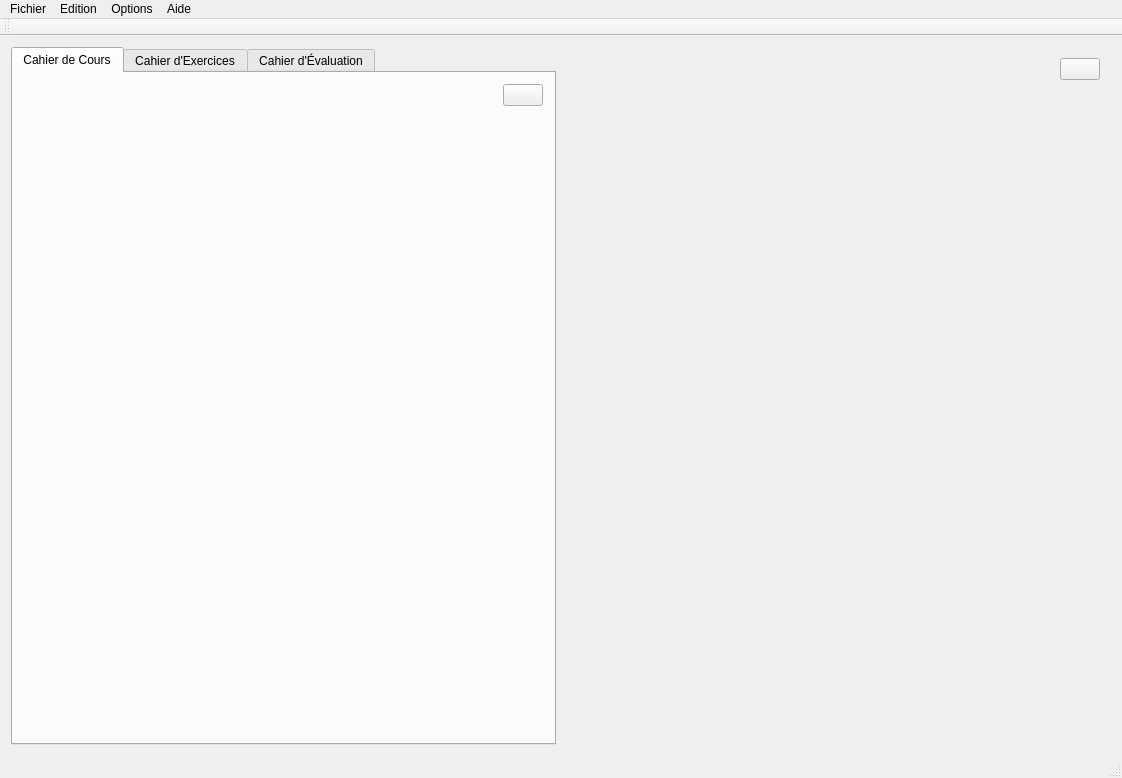
<?xml version="1.0" encoding="UTF-8"?>
<ui version="4.0">
 <class>InterfaceClass</class>
 <widget class="QMainWindow" name="InterfaceClass">
  <property name="geometry">
   <rect>
    <x>0</x>
    <y>0</y>
    <width>1122</width>
    <height>778</height>
   </rect>
  </property>
  <property name="windowTitle">
   <string>InterfaceTut</string>
  </property>
  <widget class="QWidget" name="centralWidget">
   <layout class="QHBoxLayout" name="horizontalLayout">
    <item>
     <layout class="QHBoxLayout" name="horizontalLayout_9">
      <item>
       <widget class="QTabWidget" name="Onglets">
        <property name="minimumSize">
         <size>
          <width>540</width>
          <height>671</height>
         </size>
        </property>
        <property name="tabShape">
         <enum>QTabWidget::Rounded</enum>
        </property>
        <property name="currentIndex">
         <number>0</number>
        </property>
        <widget class="QWidget" name="Cours">
         <attribute name="title">
          <string>Cahier de Cours</string>
         </attribute>
         <layout class="QGridLayout" name="gridLayout_6">
          <item row="0" column="1">
           <spacer name="horizontalSpacer_21">
            <property name="orientation">
             <enum>Qt::Horizontal</enum>
            </property>
            <property name="sizeHint" stdset="0">
             <size>
              <width>40</width>
              <height>20</height>
             </size>
            </property>
           </spacer>
          </item>
          <item row="0" column="3">
           <spacer name="horizontalSpacer_22">
            <property name="orientation">
             <enum>Qt::Horizontal</enum>
            </property>
            <property name="sizeHint" stdset="0">
             <size>
              <width>40</width>
              <height>20</height>
             </size>
            </property>
           </spacer>
          </item>
          <item row="0" column="5">
           <spacer name="horizontalSpacer_23">
            <property name="orientation">
             <enum>Qt::Horizontal</enum>
            </property>
            <property name="sizeHint" stdset="0">
             <size>
              <width>40</width>
              <height>20</height>
             </size>
            </property>
           </spacer>
          </item>
          <item row="0" column="6">
           <spacer name="horizontalSpacer_24">
            <property name="orientation">
             <enum>Qt::Horizontal</enum>
            </property>
            <property name="sizeHint" stdset="0">
             <size>
              <width>40</width>
              <height>20</height>
             </size>
            </property>
           </spacer>
          </item>
          <item row="0" column="2">
           <spacer name="horizontalSpacer_25">
            <property name="orientation">
             <enum>Qt::Horizontal</enum>
            </property>
            <property name="sizeHint" stdset="0">
             <size>
              <width>40</width>
              <height>20</height>
             </size>
            </property>
           </spacer>
          </item>
          <item row="0" column="0">
           <spacer name="horizontalSpacer_26">
            <property name="orientation">
             <enum>Qt::Horizontal</enum>
            </property>
            <property name="sizeHint" stdset="0">
             <size>
              <width>40</width>
              <height>20</height>
             </size>
            </property>
           </spacer>
          </item>
          <item row="0" column="7">
           <spacer name="horizontalSpacer_27">
            <property name="orientation">
             <enum>Qt::Horizontal</enum>
            </property>
            <property name="sizeHint" stdset="0">
             <size>
              <width>40</width>
              <height>20</height>
             </size>
            </property>
           </spacer>
          </item>
          <item row="0" column="9">
           <widget class="QPushButton" name="PleinEcranCours">
            <property name="text">
             <string/>
            </property>
            <property name="icon">
             <iconset>
              <normaloff>Resources/Fullscreen.gif</normaloff>Resources/Fullscreen.gif</iconset>
            </property>
            <property name="iconSize">
             <size>
              <width>32</width>
              <height>32</height>
             </size>
            </property>
           </widget>
          </item>
          <item row="0" column="8">
           <spacer name="horizontalSpacer_28">
            <property name="orientation">
             <enum>Qt::Horizontal</enum>
            </property>
            <property name="sizeHint" stdset="0">
             <size>
              <width>40</width>
              <height>20</height>
             </size>
            </property>
           </spacer>
          </item>
          <item row="0" column="4">
           <spacer name="horizontalSpacer_29">
            <property name="orientation">
             <enum>Qt::Horizontal</enum>
            </property>
            <property name="sizeHint" stdset="0">
             <size>
              <width>40</width>
              <height>20</height>
             </size>
            </property>
           </spacer>
          </item>
          <item row="1" column="7">
           <spacer name="verticalSpacer_5">
            <property name="orientation">
             <enum>Qt::Vertical</enum>
            </property>
            <property name="sizeHint" stdset="0">
             <size>
              <width>20</width>
              <height>40</height>
             </size>
            </property>
           </spacer>
          </item>
         </layout>
        </widget>
        <widget class="QWidget" name="Exo">
         <attribute name="title">
          <string>Cahier d'Exercices</string>
         </attribute>
         <layout class="QGridLayout" name="gridLayout_7">
          <item row="0" column="1">
           <widget class="QPushButton" name="PleinEcranExo">
            <property name="text">
             <string/>
            </property>
            <property name="icon">
             <iconset>
              <normaloff>Resources/Fullscreen.gif</normaloff>Resources/Fullscreen.gif</iconset>
            </property>
            <property name="iconSize">
             <size>
              <width>32</width>
              <height>32</height>
             </size>
            </property>
           </widget>
          </item>
          <item row="1" column="1">
           <spacer name="verticalSpacer_6">
            <property name="orientation">
             <enum>Qt::Vertical</enum>
            </property>
            <property name="sizeHint" stdset="0">
             <size>
              <width>20</width>
              <height>40</height>
             </size>
            </property>
           </spacer>
          </item>
          <item row="0" column="0">
           <spacer name="horizontalSpacer_30">
            <property name="orientation">
             <enum>Qt::Horizontal</enum>
            </property>
            <property name="sizeHint" stdset="0">
             <size>
              <width>40</width>
              <height>20</height>
             </size>
            </property>
           </spacer>
          </item>
         </layout>
        </widget>
        <widget class="QWidget" name="Eval">
         <attribute name="title">
          <string>Cahier d'Évaluation</string>
         </attribute>
         <layout class="QGridLayout" name="gridLayout_8">
          <item row="1" column="1">
           <spacer name="verticalSpacer_7">
            <property name="orientation">
             <enum>Qt::Vertical</enum>
            </property>
            <property name="sizeHint" stdset="0">
             <size>
              <width>20</width>
              <height>40</height>
             </size>
            </property>
           </spacer>
          </item>
          <item row="0" column="1">
           <widget class="QPushButton" name="PleinEcranEval">
            <property name="text">
             <string/>
            </property>
            <property name="icon">
             <iconset>
              <normaloff>Resources/Fullscreen.gif</normaloff>Resources/Fullscreen.gif</iconset>
            </property>
            <property name="iconSize">
             <size>
              <width>32</width>
              <height>32</height>
             </size>
            </property>
           </widget>
          </item>
          <item row="0" column="0">
           <spacer name="horizontalSpacer_31">
            <property name="orientation">
             <enum>Qt::Horizontal</enum>
            </property>
            <property name="sizeHint" stdset="0">
             <size>
              <width>40</width>
              <height>20</height>
             </size>
            </property>
           </spacer>
          </item>
         </layout>
        </widget>
       </widget>
      </item>
     </layout>
    </item>
    <item>
     <layout class="QGridLayout" name="gridLayout_9">
      <item row="0" column="0">
       <widget class="QWidget" name="Geom" native="true">
        <property name="minimumSize">
         <size>
          <width>549</width>
          <height>689</height>
         </size>
        </property>
        <layout class="QGridLayout" name="gridLayout_10">
         <item row="0" column="9">
          <widget class="QPushButton" name="GeomPleinEcran">
           <property name="text">
            <string/>
           </property>
           <property name="icon">
            <iconset>
             <normaloff>Resources/Fullscreen.gif</normaloff>Resources/Fullscreen.gif</iconset>
           </property>
           <property name="iconSize">
            <size>
             <width>32</width>
             <height>32</height>
            </size>
           </property>
          </widget>
         </item>
         <item row="0" column="0">
          <spacer name="horizontalSpacer_32">
           <property name="orientation">
            <enum>Qt::Horizontal</enum>
           </property>
           <property name="sizeHint" stdset="0">
            <size>
             <width>40</width>
             <height>20</height>
            </size>
           </property>
          </spacer>
         </item>
         <item row="0" column="1">
          <spacer name="horizontalSpacer_33">
           <property name="orientation">
            <enum>Qt::Horizontal</enum>
           </property>
           <property name="sizeHint" stdset="0">
            <size>
             <width>40</width>
             <height>20</height>
            </size>
           </property>
          </spacer>
         </item>
         <item row="0" column="2">
          <spacer name="horizontalSpacer_34">
           <property name="orientation">
            <enum>Qt::Horizontal</enum>
           </property>
           <property name="sizeHint" stdset="0">
            <size>
             <width>40</width>
             <height>20</height>
            </size>
           </property>
          </spacer>
         </item>
         <item row="0" column="3">
          <spacer name="horizontalSpacer_35">
           <property name="orientation">
            <enum>Qt::Horizontal</enum>
           </property>
           <property name="sizeHint" stdset="0">
            <size>
             <width>40</width>
             <height>20</height>
            </size>
           </property>
          </spacer>
         </item>
         <item row="0" column="4">
          <spacer name="horizontalSpacer_36">
           <property name="orientation">
            <enum>Qt::Horizontal</enum>
           </property>
           <property name="sizeHint" stdset="0">
            <size>
             <width>40</width>
             <height>20</height>
            </size>
           </property>
          </spacer>
         </item>
         <item row="0" column="5">
          <spacer name="horizontalSpacer_37">
           <property name="orientation">
            <enum>Qt::Horizontal</enum>
           </property>
           <property name="sizeHint" stdset="0">
            <size>
             <width>40</width>
             <height>20</height>
            </size>
           </property>
          </spacer>
         </item>
         <item row="0" column="6">
          <spacer name="horizontalSpacer_38">
           <property name="orientation">
            <enum>Qt::Horizontal</enum>
           </property>
           <property name="sizeHint" stdset="0">
            <size>
             <width>40</width>
             <height>20</height>
            </size>
           </property>
          </spacer>
         </item>
         <item row="0" column="7">
          <spacer name="horizontalSpacer_39">
           <property name="orientation">
            <enum>Qt::Horizontal</enum>
           </property>
           <property name="sizeHint" stdset="0">
            <size>
             <width>40</width>
             <height>20</height>
            </size>
           </property>
          </spacer>
         </item>
         <item row="0" column="8">
          <spacer name="horizontalSpacer_40">
           <property name="orientation">
            <enum>Qt::Horizontal</enum>
           </property>
           <property name="sizeHint" stdset="0">
            <size>
             <width>40</width>
             <height>20</height>
            </size>
           </property>
          </spacer>
         </item>
         <item row="1" column="7">
          <spacer name="verticalSpacer_8">
           <property name="orientation">
            <enum>Qt::Vertical</enum>
           </property>
           <property name="sizeHint" stdset="0">
            <size>
             <width>20</width>
             <height>40</height>
            </size>
           </property>
          </spacer>
         </item>
        </layout>
       </widget>
      </item>
     </layout>
    </item>
   </layout>
  </widget>
  <widget class="QMenuBar" name="menuBar">
   <property name="geometry">
    <rect>
     <x>0</x>
     <y>0</y>
     <width>1122</width>
     <height>26</height>
    </rect>
   </property>
   <widget class="QMenu" name="menuFichier">
    <property name="title">
     <string>Fichier</string>
    </property>
    <addaction name="actionNouvel_Utilisateur"/>
    <addaction name="actionChanger_d_Utilisateur"/>
    <addaction name="actionSupprimer_un_Utilisateur"/>
    <addaction name="separator"/>
    <addaction name="actionSauvegarder"/>
    <addaction name="actionSauvegarder_Sous"/>
    <addaction name="separator"/>
    <addaction name="actionMise_en_Page"/>
    <addaction name="actionApercu_avant_impression"/>
    <addaction name="actionImprimer"/>
    <addaction name="separator"/>
    <addaction name="actionQuitter"/>
   </widget>
   <widget class="QMenu" name="menuEdition">
    <property name="title">
     <string>Edition</string>
    </property>
    <addaction name="actionAnnuler"/>
    <addaction name="actionRefaire"/>
    <addaction name="separator"/>
    <addaction name="actionCopier"/>
    <addaction name="actionColler"/>
    <addaction name="actionCouper"/>
   </widget>
   <widget class="QMenu" name="menuOptions">
    <property name="title">
     <string>Options</string>
    </property>
    <addaction name="actionGrille"/>
    <addaction name="actionContraste"/>
    <addaction name="actionR_glages_magn_tisme"/>
   </widget>
   <widget class="QMenu" name="menuAide">
    <property name="title">
     <string>Aide</string>
    </property>
    <addaction name="actionRaccourcis_Clavier"/>
    <addaction name="actionPrise_en_main_du_logiciel"/>
   </widget>
   <addaction name="menuFichier"/>
   <addaction name="menuEdition"/>
   <addaction name="menuOptions"/>
   <addaction name="menuAide"/>
  </widget>
  <widget class="QToolBar" name="mainToolBar">
   <attribute name="toolBarArea">
    <enum>TopToolBarArea</enum>
   </attribute>
   <attribute name="toolBarBreak">
    <bool>false</bool>
   </attribute>
  </widget>
  <widget class="QStatusBar" name="statusBar"/>
  <action name="actionNouvel_Utilisateur">
   <property name="icon">
    <iconset>
     <normaloff>Resources/ajouterUti.png</normaloff>Resources/ajouterUti.png</iconset>
   </property>
   <property name="text">
    <string>Nouvel Utilisateur</string>
   </property>
  </action>
  <action name="actionChanger_d_Utilisateur">
   <property name="icon">
    <iconset>
     <normaloff>Resources/modif_uti.png</normaloff>Resources/modif_uti.png</iconset>
   </property>
   <property name="text">
    <string>Changer d'Utilisateur</string>
   </property>
  </action>
  <action name="actionSupprimer_un_Utilisateur">
   <property name="icon">
    <iconset>
     <normaloff>Resources/supprUti.png</normaloff>Resources/supprUti.png</iconset>
   </property>
   <property name="text">
    <string>Supprimer un Utilisateur</string>
   </property>
  </action>
  <action name="actionSauvegarder">
   <property name="icon">
    <iconset>
     <normaloff>Resources/sauver.png</normaloff>Resources/sauver.png</iconset>
   </property>
   <property name="text">
    <string>Sauvegarder</string>
   </property>
  </action>
  <action name="actionSauvegarder_Sous">
   <property name="icon">
    <iconset>
     <normaloff>Resources/sauver_sous.png</normaloff>Resources/sauver_sous.png</iconset>
   </property>
   <property name="text">
    <string>Sauvegarder Sous</string>
   </property>
  </action>
  <action name="actionMise_en_Page">
   <property name="icon">
    <iconset>
     <normaloff>Resources/miseEnPage.png</normaloff>Resources/miseEnPage.png</iconset>
   </property>
   <property name="text">
    <string>Mise en Page</string>
   </property>
  </action>
  <action name="actionApercu_avant_impression">
   <property name="icon">
    <iconset>
     <normaloff>Resources/apercuImpression.png</normaloff>Resources/apercuImpression.png</iconset>
   </property>
   <property name="text">
    <string>Apercu avant impression</string>
   </property>
  </action>
  <action name="actionImprimer">
   <property name="icon">
    <iconset>
     <normaloff>Resources/imprimer.png</normaloff>Resources/imprimer.png</iconset>
   </property>
   <property name="text">
    <string>Imprimer</string>
   </property>
  </action>
  <action name="actionQuitter">
   <property name="icon">
    <iconset>
     <normaloff>Resources/quitter.png</normaloff>Resources/quitter.png</iconset>
   </property>
   <property name="text">
    <string>Quitter</string>
   </property>
  </action>
  <action name="actionAnnuler">
   <property name="icon">
    <iconset>
     <normaloff>Resources/annuler.png</normaloff>Resources/annuler.png</iconset>
   </property>
   <property name="text">
    <string>Annuler</string>
   </property>
  </action>
  <action name="actionRefaire">
   <property name="icon">
    <iconset>
     <normaloff>Resources/refaire.png</normaloff>Resources/refaire.png</iconset>
   </property>
   <property name="text">
    <string>Refaire</string>
   </property>
  </action>
  <action name="actionCopier">
   <property name="icon">
    <iconset>
     <normaloff>Resources/copier.png</normaloff>Resources/copier.png</iconset>
   </property>
   <property name="text">
    <string>Copier</string>
   </property>
  </action>
  <action name="actionColler">
   <property name="icon">
    <iconset>
     <normaloff>Resources/coller.png</normaloff>Resources/coller.png</iconset>
   </property>
   <property name="text">
    <string>Coller</string>
   </property>
  </action>
  <action name="actionCouper">
   <property name="icon">
    <iconset>
     <normaloff>Resources/couper.png</normaloff>Resources/couper.png</iconset>
   </property>
   <property name="text">
    <string>Couper</string>
   </property>
  </action>
  <action name="actionRaccourcis_Clavier">
   <property name="icon">
    <iconset>
     <normaloff>Resources/raccourcisClavier.png</normaloff>Resources/raccourcisClavier.png</iconset>
   </property>
   <property name="text">
    <string>Raccourcis Clavier</string>
   </property>
  </action>
  <action name="actionPrise_en_main_du_logiciel">
   <property name="icon">
    <iconset>
     <normaloff>Resources/aide.png</normaloff>Resources/aide.png</iconset>
   </property>
   <property name="text">
    <string>Prise en main du logiciel</string>
   </property>
  </action>
  <action name="actionGrille">
   <property name="checkable">
    <bool>true</bool>
   </property>
   <property name="text">
    <string>Grille</string>
   </property>
  </action>
  <action name="actionContraste">
   <property name="text">
    <string>Contraste</string>
   </property>
  </action>
  <action name="actionR_glages_magn_tisme">
   <property name="text">
    <string>Réglages magnétisme</string>
   </property>
  </action>
 </widget>
 <layoutdefault spacing="6" margin="11"/>
 <resources>
  <include location="interfacetut.qrc"/>
 </resources>
 <connections/>
</ui>
